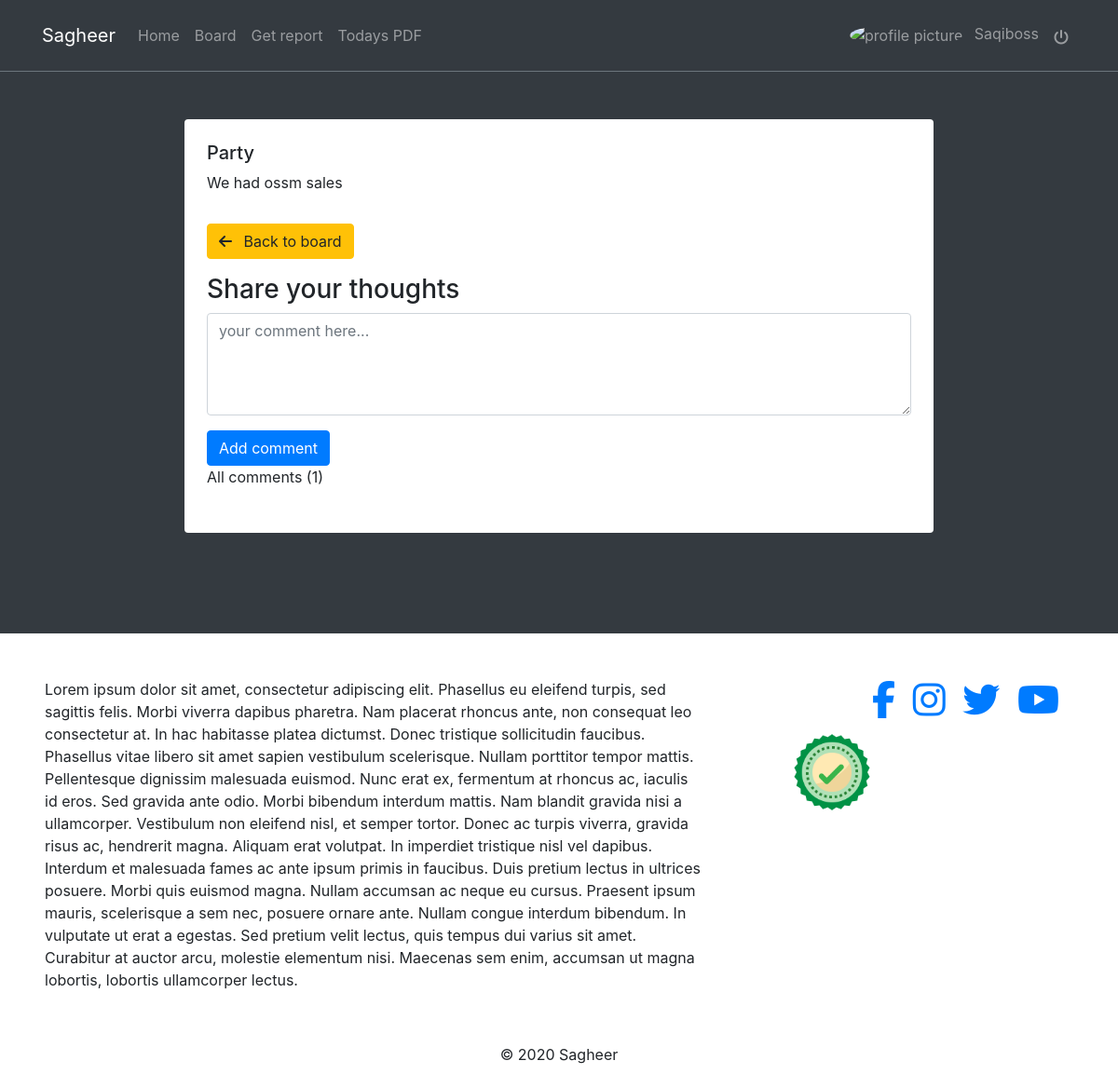
Page /posts/15/detail/ (signed in) on the committed database.
### posts/models.py (models this page shows, shortened)
class Post(models.Model):
    author = models.ForeignKey(Profile, on_delete=models.CASCADE)
    liked = models.ManyToManyField(Profile, related_name="liked", blank=True)
    updated = models.DateTimeField(auto_now=True)
    created = models.DateTimeField(auto_now_add=True)

class GeneralPost(Post):
    title = models.CharField(max_length=200)
    description = models.TextField(max_length=360)
    image = models.ImageField(upload_to=get_upload_path, blank=True, validators=[
                              FileExtensionValidator(['png', 'jpg', 'jpeg'])])

### posts/views.py (the view, shortened to what this page needs)
# urls.py: path('<pk>/detail/', GeneralDetailPost.as_view(), name='gp-detail'),
class GeneralDetailPost(LoginRequiredMixin, DetailView):
    model = GeneralPost
    template_name = 'posts/detail.html'
    def get_object(self, *args, **kwargs):
        pk = self.kwargs.get('pk')
        post_ = get_object_or_404(GeneralPost, pk=pk)
        return post_
    def get_context_data(self, **kwargs):
        context = super().get_context_data(**kwargs)
        context["form"] = CommentForm()
        return context

### posts/forms.py
class CommentForm(forms.ModelForm):
    body = forms.CharField(label='', widget=forms.Textarea(attrs={'rows': 4, 'placeholder': 'your comment here...'}))
    class Meta:
        model = Comment
        fields = ('body',)

### profiles/context_processors.py (called while the page is built)
def profile_pic(request):
    if request.user.is_authenticated:
        user=request.user
        try:
            profile_obj=Profile.objects.get(user=user)
            pic=profile_obj.profile_picture
        except Profile.DoesNoTExist:
            pic=None
        return {'picture':pic}
    return {}

def get_profile(request):
    if request.user.is_authenticated:
        user=request.user
        try:
            profile_obj=Profile.objects.get(user=user)
        except Profile.DoesNotExist:
            pic=None
        return {"profile":profile_obj}
    return {}

### profiles/models.py (called while the page is built)
    def __str__(self):
        return "{}".format(self.user)

### posts/templates/posts/detail.html (shortened to what this page needs)
{% extends 'base.html' %}
{% load crispy_forms_tags %}
{% block content %}
<div class="col-9 mx-auto p-5">
<div class="bg-white p-4 rounded">
{% if object.report %}
    <table class="tg">
    <tr>
        <th class="tg-ve35">Author</th>
        <th class="tg-wo29">{{ object.author }}</th>
    </tr>
    <tr>
        <td class="tg-wo29">Day</td>
        <td class="tg-wo29">{{ object.report.day }}</td>
    </tr>
    <tr>
        <td class="tg-wo29">Hour from</td>
        <td class="tg-wo29">{{ object.report.start_hour }}</td>
    </tr>
    <tr>
        <td class="tg-wo29">Hour to</td>
        <td class="tg-wo29">{{ object.report.end_hour }}</td>
    </tr>
        <tr>
        <td class="tg-wo29">Product / Production Line</td>
        <td class="tg-wo29">{{ object.report.product }} / {{ object.report.production_line }}</td>
    </tr>
        <tr>
        <td class="tg-wo29">Plan / Execution</td>
        <td class="tg-wo29">{{ object.report.plan }} / {{ object.report.execution }}</td>
    </tr>
    </table>
    <br>
    <strong>{{ object.problem_reported.category }}</strong>
    <br>
    <small class="text-muted">{{object.problem_reported.problem_id }}</small>
    <br>
    Cost: {{object.problem_reported.breakdown }} min
{% else %}
    <h5>{{object.title}}</h5>
    <p>{{object.description}}</p>
{% endif %}
<div class="row">
    <div class="col-2 my-3">
        <a href="{% url 'posts:post-list' %}">
            <button class="btn btn-warning">
            <i class="fas fa-arrow-left mr-2"></i> Back to board
            </button>
        </a>
    </div>
</div>
{% if not object.report %}
<h3>Share your thoughts</h3>
<form action="" method="POST">
    {{ form|crispy }}
    <button class="btn btn-primary" type="submit">Add comment</button>
</form>
<div id="comments">All comments ({{object.comments.all.count}})</div>
<br>
{% endif %}
</div>
</div>
{% endblock content %}

### templates/navbar.html (shortened to what this page needs)
{% url 'profiles:profile-view' as path_profiles %}
{% url 'reports:home' as path_home %}
{% url 'posts:post-list' as path_board %}
{% url 'reports:select-view' as path_report %}
<nav class="navbar navbar-icon-top navbar-expand-lg navbar-dark bg-dark border-bottom border-secondary fixed-top py-3">
    <div class="container">
        <a class="navbar-brand" href="{{ path_home }}">Sagheer</a>
        <div class="collapse navbar-collapse" id="navbarSupportedContent">
            <ul class="navbar-nav mr-auto">
                <li class="nav-item {% if request.path == path_home %}active{% endif %}">
                    <a class="nav-link" href="{% url 'reports:home'%}">Home</a>
                </li>
                <li class="nav-item {% if request.path == path_board %}active{% endif %}">
                    <a class="nav-link" href="{% url 'posts:post-list' %}">Board</a>
                </li>
                <li class="nav-item {% if request.path == path_report %}active{% endif %}">
                    <a class="nav-link" href="{% url 'reports:select-view' %}">Get report</a>
                </li>
                <li class="nav-item">
                    <a class="nav-link" href="{% url 'reports:pdf' %}">Todays PDF</a>
                </li>
            </ul>
            <ul class="navbar-nav">
                {% if request.user.is_authenticated %}
                    <li class="nav-item {% if request.path == path_profiles %}active{% endif %}">
                        <a class="nav-link" href="{% url 'profiles:profile-view' %}">
                            <img style="height:35px;width:35px; border-radius: 50%;" src="{{picture.url}}" class="img-avatar" alt="profile picture">
                            <span class="ml-2">{{request.user}}</span>
                        </a>
                    </li>
                    <li class="nav-item">
                        <a class="nav-link" href="{% url 'account_logout'%}"><i class="fas fa-power-off mt-2"></i></a>
                    </li>
                    {% else %}
                     <li class="nav-item">
                        <a class="nav-link" href="{% url 'account_login'%}"><i class="fa fa-sign-in-alt"></i></a>
                    </li>
                {% endif %}
            </ul>
        </div>
    </div>
</nav>

### static_project/css/style.css (style rules this page uses)
.img-avatar { height:35px; width:35px; border-radius: 50%; }

### posts/templates/posts/detail.html (style rules this page uses)
#comments { cursor: pointer }

### rows in the picture
GeneralPost: title "Party", description "We had ossm sales", comments.all.count "1"

### other values in the picture
{{ request.user }} "Saqiboss"
